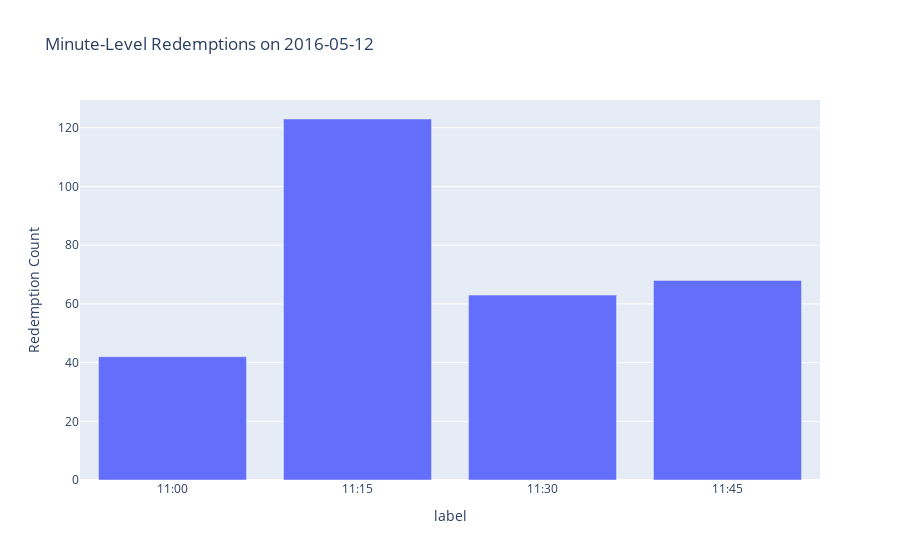

Notebook source saved alongside this figure:
### Code cell
# Compare to day object
df_filtered = df[
    (df['Day'] == datetime.datetime.strptime(drill_state[2], "%Y-%m-%d").date()) &
    (df['Hour'] == int(drill_state[3]))
]
df_grouped = df_filtered.groupby("Timestamp")['Redemption Count'].sum().reset_index()
df_grouped["label"] = df_grouped["Timestamp"].dt.strftime('%H:%M')
fig = px.bar(df_grouped, x="label", y="Redemption Count", title=drill_titles[4].format(drill_state[2]))
fig.update_xaxes(type='category')

### Figure 1 — Plotly figure (JSON) as saved in the notebook; plotly's stock layout.template omitted (floating-point values rounded to 4 significant figures)
{"data": [{"hovertemplate": "label=%{x}<br>Redemption Count=%{y}<extra></extra>", "legendgroup": "", "marker": {"color": "#636efa", "pattern": {"shape": ""}}, "name": "", "orientation": "v", "showlegend": false, "textposition": "auto", "type": "bar", "x": ["11:00", "11:15", "11:30", "11:45"], "xaxis": "x", "y": [42, 123, 63, 68], "yaxis": "y"}], "layout": {"barmode": "relative", "legend": {"tracegroupgap": 0}, "title": {"text": "Minute-Level Redemptions on 2016-05-12"}, "xaxis": {"anchor": "y", "domain": [0, 1], "title": {"text": "label"}, "type": "category"}, "yaxis": {"anchor": "x", "domain": [0, 1], "title": {"text": "Redemption Count"}}}}
